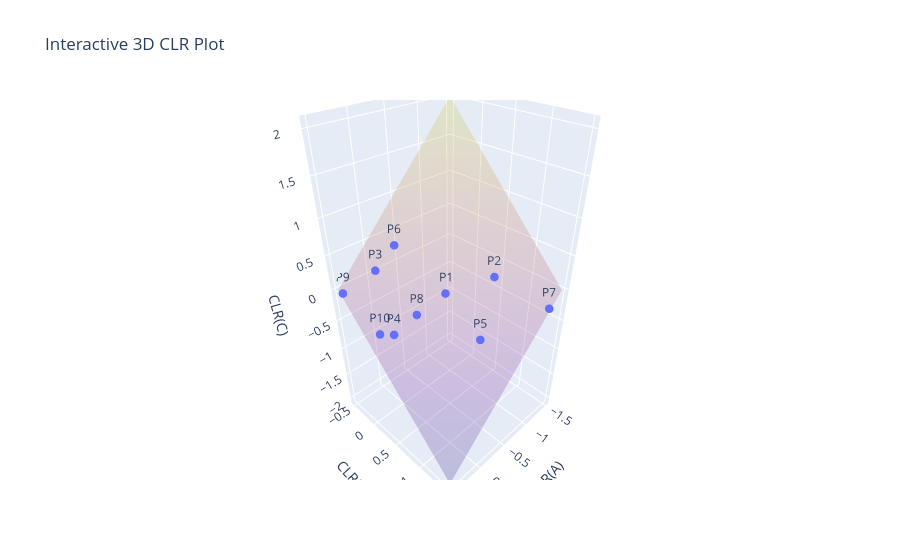

Write notebook code for a chart like this one.
### Code cell
import plotly.graph_objects as go


# Create interactive 3D scatter plot
fig = go.Figure()

fig.add_trace(go.Scatter3d(
    x=clr_data[:, 0],
    y=clr_data[:, 1],
    z=clr_data[:, 2],
    mode='markers+text',
    text=[f"P{i+1}" for i in range(len(clr_data))],
    textposition="top center",
    marker=dict(size=5)
))
xx, yy = np.meshgrid(np.linspace(-1.5,0.5,10), np.linspace(-0.5,1.5,10))
zz = -xx - yy

fig.add_trace(go.Surface(
    x=xx, y=yy, z=zz,
    opacity=0.2,
    showscale=False
))

# Axis labels
fig.update_layout(
    title="Interactive 3D CLR Plot",
    scene=dict(
        xaxis_title="CLR(A)",
        yaxis_title="CLR(B)",
        zaxis_title="CLR(C)"
    )
)

fig.show()
